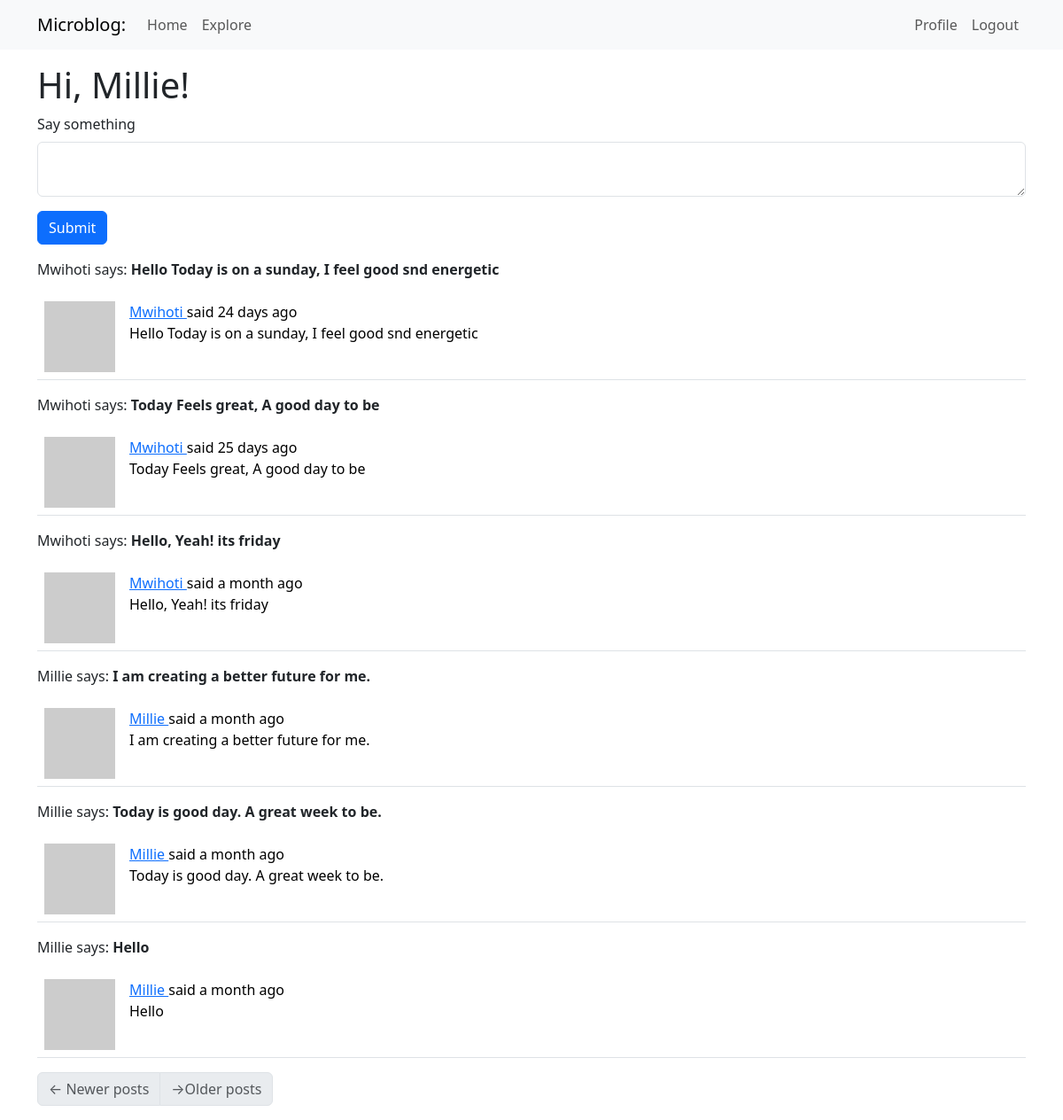
The page /index (signed in) on the database its author committed.
### app/models.py (models this page shows, shortened)
class User(UserMixin, db.Model):
    id: so.Mapped[int] = so.mapped_column(primary_key=True)
    username: so.Mapped[str] = so.mapped_column(sa.String(64), index=True,
                                                unique=True)
    email: so.Mapped[str] = so.mapped_column(sa.String(120), index=True,
                                             unique=True)
    password_hash: so.Mapped[Optional[str]] = so.mapped_column(sa.String(256))
    about_me: so.Mapped[Optional[str]] = so.mapped_column(sa.String(140))
    last_seen: so.Mapped[Optional[datetime]] = so.mapped_column(
        default=lambda: datetime.now(timezone.utc))
    posts: so.WriteOnlyMapped['Post'] = so.relationship(back_populates='author')
    following: so.WriteOnlyMapped['User'] = so.relationship(
        secondary=followers, primaryjoin=(followers.c.follower_id == id),
        secondaryjoin=(followers.c.followed_id==id),
        back_populates='followers'
    )
    followers: so.WriteOnlyMapped['User'] = so.relationship(
        secondary=followers, primaryjoin=(followers.c.followed_id == id),
        secondaryjoin=(followers.c.follower_id == id),
        back_populates='following'
    )
    def avatar(self, size):
        digest = hashlib.md5(self.email.lower().encode('utf-8')).hexdigest()
        return f'https://www.gravatar.com/avatar/{digest}?d=identicon&s={size}'
    @login.user_loader
    def load_user(id):
        return db.session.get(User, int(id))
    def following_posts(self):
        Author = so.aliased(User)
        Follower = so.aliased(User)
        return (
            sa.select(Post)
            .join(Post.author.of_type(Author))
            .join(Author.followers.of_type(Follower), isouter=True)
            .where(sa.or_(
                Follower.id == self.id,
                Author.id == self.id
            ))
            .group_by(Post)
            .order_by(Post.timestamp.desc())
        )

class SearchableMixin(object):
    @classmethod
    def before_commit(cls, session):
        session._changes = {
            'add': list(session.new),
            'update': list(session.dirty),
            'delete': list(session.deleted)
        }
    @classmethod
    def after_commit(cls, session):
        for obj in session._changes['add']:
            if isinstance(obj, SearchableMixin):
                add_to_index(obj.__tablename__, obj)
        for obj in session._changes['update']:
            if isinstance(obj, SearchableMixin):
                add_to_index(obj.__tablename__, obj)
        for obj in session._changes['delete']:
            if isinstance(obj, SearchableMixin):
                remove_from_index(obj.__tablename__, obj)
        session._changes = None

class Post(SearchableMixin, db.Model):
    __searchable__ = ['body']
    id: so.Mapped[int] = so.mapped_column(primary_key=True)
    body: so.Mapped[str] = so.mapped_column(sa.String(140))
    timestamp: so.Mapped[datetime] = so.mapped_column(
        index=True, default=lambda: datetime.now(timezone.utc))
    user_id: so.Mapped[int] = so.mapped_column(sa.ForeignKey('user.id'),
                                               index=True
    )
    language: so.Mapped[Optional[str]] = so.mapped_column(sa.String(5))
    author: so.Mapped[User] = so.relationship('User', back_populates='posts')

### app/main/routes.py (the view)
@bp.route('/', methods=['GET', 'POST'])
@bp.route('/index', methods=['GET', 'POST'])
@login_required
def index():
    form = PostForm()
    if form.validate_on_submit():
        post = Post(body=form.post.data, author=current_user)
        db.session.add(post)
        db.session.commit()
        flash(_('Your post is now live!'))
        return redirect(url_for('main.index'))
    page = request.args.get('page', 1, type=int)
    posts = db.paginate(current_user.following_posts(), page=page,
                        per_page=current_app.config['POSTS_PER_PAGE'], error_out=False)
    next_url = url_for('main.index', page=posts.next_num) \
        if posts.has_next else None
    prev_url = url_for('main.index', page=posts.prev_num) \
        if posts.has_prev else None
    return render_template('index.html', title=_('Home'), form=form,
                           posts=posts.items, next_url=next_url,
                           prev_url=prev_url)

### app/main/forms.py
class SearchForm(FlaskForm):
    q = StringField(_l('Search'), validators=[DataRequired()])
    def __init__(self, *args, **kwargs):
        if 'formdata ' not in kwargs:
            kwargs['formdata'] = request.args
        if 'meta' not in kwargs:
            kwargs['meta'] = {'csrf': False}
        super(SearchForm, self).__init__(*args, **kwargs)

class PostForm(FlaskForm):
    post = TextAreaField(_l('Say something'), validators=[
        DataRequired(), Length(min=1, max=140)])
    submit = SubmitField(_l('Submit'))

### app/__init__.py (called while the page is built)
def get_locale():
    return request.accept_languages.best_match(current_app.config['LANGUAGES'])

### app/main/routes.py (called while the page is built)
@bp.before_app_request
def before_request():
    if current_user.is_authenticated:
        current_user.last_seen = datetime.now(timezone.utc)
        db.session.commit()
        g.search_form = SearchForm()
        g.locale = str(get_locale()
                )

### app/templates/index.html
{% extends "base.html" %}
{% import "bootstrap_wtf.html" as wtf %}
{% block content %}
    <h1>Hi, {{ current_user.username }}!</h1>
    {% if form %}
    {{ wtf.quick_form(form) }}
    {% endif %}
    {% for post in posts %}
    <div style="display: flex;"><p>{{ post.author.username }} says: <b>{{ post.body }}</b></p></div>
        {% include '_post.html' %}
    {% endfor %}
    <nav aria-label="Post navigation">
        <ul class="pagination">
            <li class="page-item{% if not prev_url %} disabled{% endif %}">
                <a class="page-link" href="{{ prev_url }}">
                    <span aria-hidden="true">&larr;</span> {{ _('Newer posts')}}
                </a>
            </li>
            <li class="page-item{% if not next_url %} disabled{% endif %}">
                <a class="page-link" href="{{ next_url }}">
                    <span aria-hidden="true">&rarr;</span>{{ _('Older posts')}}
                </a>
            </li>
        </ul>
    </nav>
{% endblock %}

### app/templates/_post.html (shortened to what this page needs)
    <table class="table table-hover">
        <tr>
            <td width="70px">
                <a href="{{ url_for('main.user', username=post.author.username) }}">
                    <img src="{{ post.author.avatar(70) }}" />
                </a>
            </td>
            <td>
                {{ _('%(username)s said %(when)s',
                    username=user_link, when=moment(post.timestamp).fromNow()) }}
                <br>
                <span id="post{{ post.id }}">{{ post.body }}</span>
            </td>
        </tr>
    </table>

### rows shown on the page
User: username "Millie"
Post: author.username "Mwihoti", body "Hello Today is on a sunday, I feel good snd energetic"
Post: author.username "Mwihoti", body "Today Feels great, A good day to be"
Post: author.username "Mwihoti", body "Hello, Yeah! its friday"
Post: author.username "Millie", body "I am creating a better future for me."
Post: author.username "Millie", body "Today is good day. A great week to be."
Post: author.username "Millie", body "Hello"

### other values the page prints
{{ field.label(class='form-label') }} "Say something"
